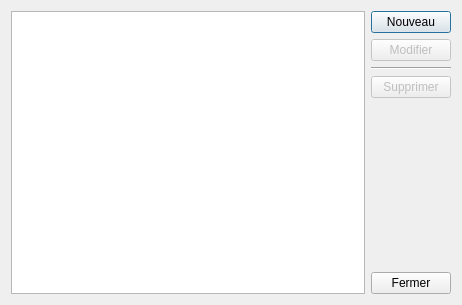
<?xml version="1.0" encoding="UTF-8"?>
<ui version="4.0">
 <class>Dialog</class>
 <widget class="QDialog" name="Dialog">
  <property name="geometry">
   <rect>
    <x>0</x>
    <y>0</y>
    <width>462</width>
    <height>305</height>
   </rect>
  </property>
  <property name="windowTitle">
   <string>Liste des Regions</string>
  </property>
  <property name="windowIcon">
   <iconset resource="../icons.qrc">
    <normaloff>:/sig/icone/marker--pencil.png</normaloff>:/sig/icone/marker--pencil.png</iconset>
  </property>
  <layout class="QHBoxLayout" name="horizontalLayout">
   <item>
    <widget class="QTableWidget" name="tableWidget">
     <property name="editTriggers">
      <set>QAbstractItemView::NoEditTriggers</set>
     </property>
     <property name="selectionMode">
      <enum>QAbstractItemView::SingleSelection</enum>
     </property>
     <property name="selectionBehavior">
      <enum>QAbstractItemView::SelectRows</enum>
     </property>
     <attribute name="horizontalHeaderDefaultSectionSize">
      <number>150</number>
     </attribute>
    </widget>
   </item>
   <item>
    <layout class="QVBoxLayout" name="verticalLayout">
     <item>
      <widget class="QPushButton" name="pushButtonNouveau">
       <property name="text">
        <string>Nouveau</string>
       </property>
       <property name="icon">
        <iconset resource="../icons.qrc">
         <normaloff>:/std/icone/if_plus_circle_12296.png</normaloff>:/std/icone/if_plus_circle_12296.png</iconset>
       </property>
      </widget>
     </item>
     <item>
      <widget class="QPushButton" name="pushButtonModifier">
       <property name="enabled">
        <bool>false</bool>
       </property>
       <property name="text">
        <string>Modifier</string>
       </property>
       <property name="icon">
        <iconset resource="../icons.qrc">
         <normaloff>:/std/icone/if_pencil_14623.png</normaloff>:/std/icone/if_pencil_14623.png</iconset>
       </property>
      </widget>
     </item>
     <item>
      <widget class="Line" name="line">
       <property name="orientation">
        <enum>Qt::Horizontal</enum>
       </property>
      </widget>
     </item>
     <item>
      <widget class="QPushButton" name="pushButtonSupprimer">
       <property name="enabled">
        <bool>false</bool>
       </property>
       <property name="text">
        <string>Supprimer</string>
       </property>
       <property name="icon">
        <iconset resource="../icons.qrc">
         <normaloff>:/std/icone/if_minus_10199.png</normaloff>:/std/icone/if_minus_10199.png</iconset>
       </property>
      </widget>
     </item>
     <item>
      <spacer name="verticalSpacer">
       <property name="orientation">
        <enum>Qt::Vertical</enum>
       </property>
       <property name="sizeHint" stdset="0">
        <size>
         <width>20</width>
         <height>40</height>
        </size>
       </property>
      </spacer>
     </item>
     <item>
      <widget class="QPushButton" name="pushButtonFermer">
       <property name="text">
        <string>Fermer</string>
       </property>
      </widget>
     </item>
    </layout>
   </item>
  </layout>
 </widget>
 <resources>
  <include location="../icons.qrc"/>
 </resources>
 <connections/>
</ui>
